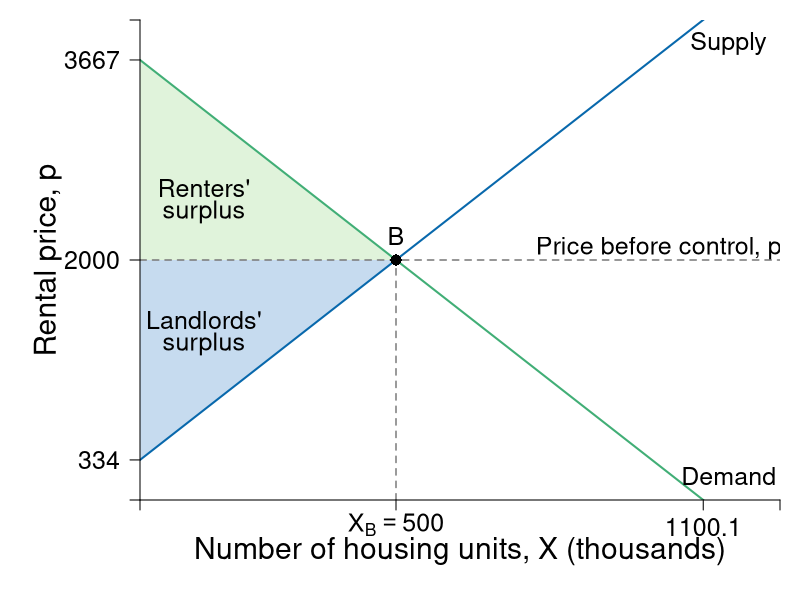

Write R code to recreate this figure.
require(shape)
pdf(file = "public_mechanism/landlord_no_rc.pdf", width = 9, height = 7)

# Set parameters for graphics
axislabelsize <- 1.8
labelsize <- 1.5
namesize <- 1.8
annotatesize <- 1.5
graphlinewidth <- 2
segmentlinewidth <- 1.5

COL <- c("#7fc97f", "#beaed4", "#fdc086", "#ffff99", "#386cb0", "#f0027f", "#bf5b17", "#666666")
COLA <- c("#e0f3db", "#99d8c9","#66c2a4","#41ae76", "#238b45", "#005824")
COLB <- c("#c6dbef", "#4eb3d3", "#2b8cbe", "#0868ac","#084081")
COLC <- c("#fcfbfd", "#efedf5", "#dadaeb", "#bcbddc", "#9e9ac8", "#807dba", "#6a51a3", "#54278f", "#3f007d")
grays <- gray.colors(25, start = 1, end = 0, alpha = 1)

par(mar =  c(5, 7, 1, 1))

# Demand <- function(x, rmax = 20, xmax = 12, n = 8) {
#   rmax - (rmax/(n*xmax))*x
# }

mrsA <- function(x, rmax = 20, xmax = 10) {
  rmax - (rmax/xmax)*x
}

#uA <- function(x, y, rmax, rmax = 20, xmax = 10) {
#  y + rmax*x - (1/2)(rmax/xmax)*x^2
#}


# Supply <- function(x, c1 = 0.75, c2 = 0.0465){
#   c1 + 4*c2*x
# }

Demand <- function(x, c2 = 3667, m = 10/3) {
  c2 - m*x
}

Supply <- function(x, c1 = 334, m = 10/3){
  c1 + m*x
}

# xlims <- c(0, 130)
# ylims <- c(0, 22)

xlims <- c(0, 1250)
ylims <- c(0, 4000)

npts <- 501 
x <- seq(xlims[1], xlims[2], length.out = npts)
y <- seq(ylims[1], ylims[2], length.out = npts) 
a <- c(46.08, 55, 64)
b <- c(46.08, 55, 64)

plot(0, 0, xlim = xlims, ylim = ylims, type = "n",
     xlab = expression(paste("")),
     ylab = expression(paste("")), 
     xaxt = "n", 
     yaxt = "n", 
     cex.lab = axislabelsize, 
     bty = "n",
     xaxs = "i", 
     yaxs = "i")


ticksy <- c(0, 334, 2000, 3667, ylims[2])
ylabels <- c(NA, 334, 2000, 3667, NA)
ticksx <- c(0, 500, 1100.1, xlims[2])
xlabels <- c(NA, expression(paste(X[B]) == 500), 1100.1, NA)

npts <- 500 
xx1 <- seq(xlims[1], xlims[2], length.out = npts)

#Draw the polygon for landlord surplus
xpoly1 <- c(0, 500, 0)
ypoly1 <- c(2000, 2000, 3667)
polygon(x = xpoly1, y = ypoly1, col=COLA[1], density=NULL, border = NA)


#Draw the polygon for renter loss
# xpoly3 <- c(28.226, 28.226, 48.817)
# ypoly3 <- c( 9.83, 14.1196, 9.83)
# polygon(x = xpoly3, y = ypoly3, col=COLA[1], density=NULL, border = NA)

#Draw the polygon for LL loss
# xpoly4 <- c(28.226, 28.226, 48.817)
# ypoly4 <- c(6, 9.83, 9.83)
# polygon(x = xpoly4, y = ypoly4, col=COLB[1], density=NULL, border = NA)


# Draw now renters surplus
xpoly5 <- c(0, 0, 500)
ypoly5 <- c(2000, 334, 2000)
polygon(x = xpoly5, y = ypoly5, col=COLB[1], density=NULL, border = NA)

#text(51, 5.5, expression(paste("Landlord Surplus Lost")), xpd = TRUE, cex = labelsize) 

#Segments
segments(0, 2000, xlims[2], 2000, lty = 2, grays[20] , lwd = segmentlinewidth)
segments(500, 0, 500, 2000, lty = 2, col = grays[20] , lwd = segmentlinewidth)
#segments(0, 1500, xlims[2], 1500, lty = 2, grays[20] , lwd = segmentlinewidth)

# segments(0, 6, xlims[2], 6, lty = 2, grays[20] , lwd = segmentlinewidth)
# segments(28.226, 0, 28.226, 14.1196, lty = 2, grays[20] , lwd = segmentlinewidth)

#Lines for mrs graph
lines(xx1, Demand(xx1), col = COLA[4], lwd = graphlinewidth)
lines(xx1, Supply(xx1), col = COLB[4], lwd = graphlinewidth)

# Points
points(500, 2000, pch = 16, col = "black", cex = 1.5)
text(500, 2200, expression(paste(B)), xpd = TRUE, cex = labelsize)


# text(1050, 2100, expression("Price before control"), cex = labelsize)
# text(1050, 1400, expression(paste("Rent control price")), cex = labelsize)


#Label axes
mtext(expression(paste("Number of housing units, ", X, " (thousands)")), side=1, line = 2.5, cex = axislabelsize)
text(-180, 0.5*ylims[2], expression(paste("Rental price, ", p)), xpd = TRUE, cex = axislabelsize, srt = 90) 

# Labels
text(125, 1500, expression(paste("Landlords'")), xpd = TRUE, cex = labelsize)
text(125, 1300, expression(paste("surplus")), xpd = TRUE, cex = labelsize)
text(125, 2600, expression(paste("Renters'")), xpd = TRUE, cex = labelsize) 
text(125, 2400, expression(paste("surplus")), xpd = TRUE, cex = labelsize)

#text(100, 10.25, expression("Price, Before"), cex = labelsize)
#text(100, 5.5, expression(paste("Rent Control Price")), cex = labelsize)
text(1025, 2100, expression(paste("Price before control, ", p[B])), cex = labelsize)


text(1150, 200, expression("Demand"), cex = labelsize)
text(1150, 3800, expression("Supply"), cex = labelsize)


axis(1, at = ticksx, pos = 0, labels = xlabels, cex.axis = labelsize)
axis(2, at = ticksy, pos = 0, labels = ylabels, las = 1, cex.axis = labelsize)

dev.off()
